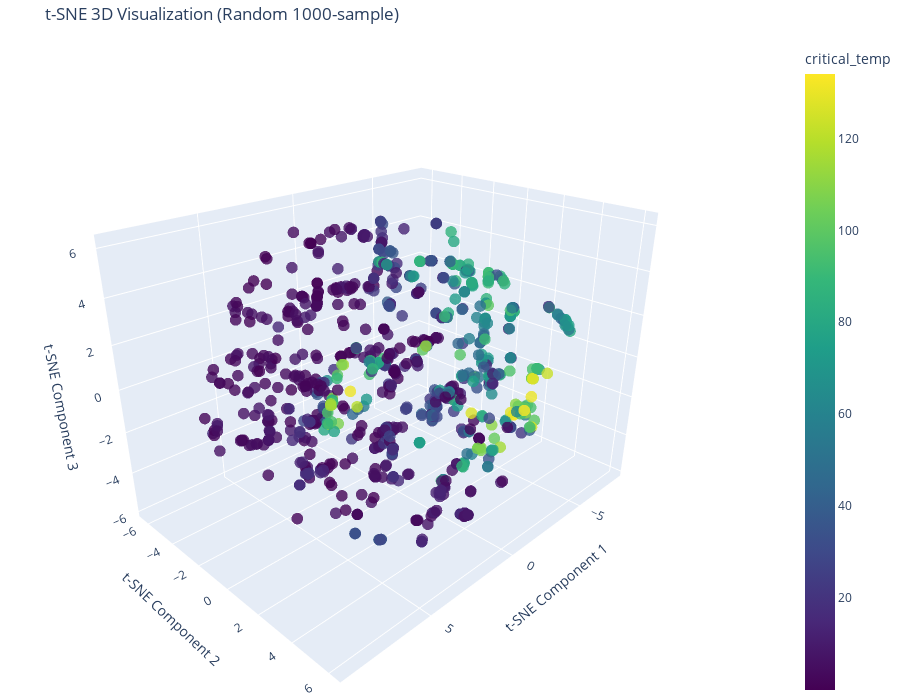

The notebook cell this image was saved under:
### Code cell
### START CODE ###
# 3D interactive scatter plot of t-SNE components using Plotly
import plotly.express as px
import pandas as pd

# Build DataFrame from the sampled data
tsne_df = pd.DataFrame({
    'TSNE1': X_sample[:, 0],
    'TSNE2': X_sample[:, 1],
    'TSNE3': X_sample[:, 2],
    'critical_temp': y_sample.values
})

# Create interactive 3D scatter plot
fig = px.scatter_3d(
    tsne_df,
    x='TSNE1',
    y='TSNE2',
    z='TSNE3',
    color='critical_temp',
    color_continuous_scale='viridis',
    title='t-SNE 3D Visualization (Random 1000-sample)',
    height=700
)

# Adjust marker size and appearance
fig.update_traces(marker=dict(size=4, opacity=0.8))

# Set up a good initial camera angle and margins
fig.update_layout(
    scene=dict(
        xaxis_title='t-SNE Component 1',
        yaxis_title='t-SNE Component 2',
        zaxis_title='t-SNE Component 3',
        camera=dict(eye=dict(x=1.5, y=1.5, z=1.0))
    ),
    margin=dict(l=0, r=0, b=0, t=40)
)

# Show the interactive figure
fig.show()
### END CODE ###

### Figure 1 — Plotly figure (JSON) as saved in the notebook; plotly's stock layout.template omitted (floating-point values rounded to 4 significant figures; data arrays with more than 128 entries replaced by an {"elided": "..."} marker saying what was removed)
{"data": [{"hovertemplate": "TSNE1=%{x}<br>TSNE2=%{y}<br>TSNE3=%{z}<br>critical_temp=%{marker.color}<extra></extra>", "legendgroup": "", "marker": {"color": {"elided": "1000 float values"}, "coloraxis": "coloraxis", "opacity": 0.8, "size": 4, "symbol": "circle"}, "mode": "markers", "name": "", "scene": "scene", "showlegend": false, "type": "scatter3d", "x": {"elided": "1000 float values"}, "y": {"elided": "1000 float values"}, "z": {"elided": "1000 float values"}}], "layout": {"coloraxis": {"colorbar": {"title": {"text": "critical_temp"}}, "colorscale": [[0, "#440154"], [0.1111, "#482878"], [0.2222, "#3e4989"], [0.3333, "#31688e"], [0.4444, "#26828e"], [0.5556, "#1f9e89"], [0.6667, "#35b779"], [0.7778, "#6ece58"], [0.8889, "#b5de2b"], [1, "#fde725"]]}, "height": 700, "legend": {"tracegroupgap": 0}, "margin": {"b": 0, "l": 0, "r": 0, "t": 40}, "scene": {"camera": {"eye": {"x": 1.5, "y": 1.5, "z": 1}}, "domain": {"x": [0, 1], "y": [0, 1]}, "xaxis": {"title": {"text": "t-SNE Component 1"}}, "yaxis": {"title": {"text": "t-SNE Component 2"}}, "zaxis": {"title": {"text": "t-SNE Component 3"}}}, "title": {"text": "t-SNE 3D Visualization (Random 1000-sample)"}}}
